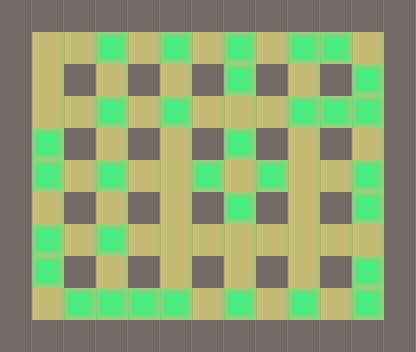

A level layout from a 2D game, rendered from its tile map. Below: a short description, then the map file with its tile-grid data intact:
An orthogonal 13x11 tile map with 32x32 px tiles, 2 tile layers (base, piedras).

<map version="1.0" orientation="orthogonal" renderorder="right-down" width="13" height="11" tilewidth="32" tileheight="32" nextobjectid="1">
 <properties>
  <property name="nombre" value="Nivel 1" />
 </properties>
 <tileset firstgid="1" name="tile" tilewidth="32" tileheight="32" tilecount="3">
  <image source="../tilebase.png" width="96" height="32" />
  <terraintypes>
   <terrain name="New Terrain" tile="-1" />
  </terraintypes>
 </tileset>
 <layer name="base" width="13" height="11">
  <data>
   <tile gid="1" />
   <tile gid="1" />
   <tile gid="1" />
   <tile gid="1" />
   <tile gid="1" />
   <tile gid="1" />
   <tile gid="1" />
   <tile gid="1" />
   <tile gid="1" />
   <tile gid="1" />
   <tile gid="1" />
   <tile gid="1" />
   <tile gid="1" />
   <tile gid="1" />
   <tile gid="2" />
   <tile gid="2" />
   <tile gid="2" />
   <tile gid="2" />
   <tile gid="2" />
   <tile gid="2" />
   <tile gid="2" />
   <tile gid="2" />
   <tile gid="2" />
   <tile gid="2" />
   <tile gid="2" />
   <tile gid="1" />
   <tile gid="1" />
   <tile gid="2" />
   <tile gid="1" />
   <tile gid="2" />
   <tile gid="1" />
   <tile gid="2" />
   <tile gid="1" />
   <tile gid="2" />
   <tile gid="1" />
   <tile gid="2" />
   <tile gid="1" />
   <tile gid="2" />
   <tile gid="1" />
   <tile gid="1" />
   <tile gid="2" />
   <tile gid="2" />
   <tile gid="2" />
   <tile gid="2" />
   <tile gid="2" />
   <tile gid="2" />
   <tile gid="2" />
   <tile gid="2" />
   <tile gid="2" />
   <tile gid="2" />
   <tile gid="2" />
   <tile gid="1" />
   <tile gid="1" />
   <tile gid="2" />
   <tile gid="1" />
   <tile gid="2" />
   <tile gid="1" />
   <tile gid="2" />
   <tile gid="1" />
   <tile gid="2" />
   <tile gid="1" />
   <tile gid="2" />
   <tile gid="1" />
   <tile gid="2" />
   <tile gid="1" />
   <tile gid="1" />
   <tile gid="2" />
   <tile gid="2" />
   <tile gid="2" />
   <tile gid="2" />
   <tile gid="2" />
   <tile gid="2" />
   <tile gid="2" />
   <tile gid="2" />
   <tile gid="2" />
   <tile gid="2" />
   <tile gid="2" />
   <tile gid="1" />
   <tile gid="1" />
   <tile gid="2" />
   <tile gid="1" />
   <tile gid="2" />
   <tile gid="1" />
   <tile gid="2" />
   <tile gid="1" />
   <tile gid="2" />
   <tile gid="1" />
   <tile gid="2" />
   <tile gid="1" />
   <tile gid="2" />
   <tile gid="1" />
   <tile gid="1" />
   <tile gid="2" />
   <tile gid="2" />
   <tile gid="2" />
   <tile gid="2" />
   <tile gid="2" />
   <tile gid="2" />
   <tile gid="2" />
   <tile gid="2" />
   <tile gid="2" />
   <tile gid="2" />
   <tile gid="2" />
   <tile gid="1" />
   <tile gid="1" />
   <tile gid="2" />
   <tile gid="1" />
   <tile gid="2" />
   <tile gid="1" />
   <tile gid="2" />
   <tile gid="1" />
   <tile gid="2" />
   <tile gid="1" />
   <tile gid="2" />
   <tile gid="1" />
   <tile gid="2" />
   <tile gid="1" />
   <tile gid="1" />
   <tile gid="2" />
   <tile gid="2" />
   <tile gid="2" />
   <tile gid="2" />
   <tile gid="2" />
   <tile gid="2" />
   <tile gid="2" />
   <tile gid="2" />
   <tile gid="2" />
   <tile gid="2" />
   <tile gid="2" />
   <tile gid="1" />
   <tile gid="1" />
   <tile gid="1" />
   <tile gid="1" />
   <tile gid="1" />
   <tile gid="1" />
   <tile gid="1" />
   <tile gid="1" />
   <tile gid="1" />
   <tile gid="1" />
   <tile gid="1" />
   <tile gid="1" />
   <tile gid="1" />
   <tile gid="1" />
  </data>
 </layer>
 <layer name="piedras" width="13" height="11">
  <data>
   <tile gid="0" />
   <tile gid="0" />
   <tile gid="0" />
   <tile gid="0" />
   <tile gid="0" />
   <tile gid="0" />
   <tile gid="0" />
   <tile gid="0" />
   <tile gid="0" />
   <tile gid="0" />
   <tile gid="0" />
   <tile gid="0" />
   <tile gid="0" />
   <tile gid="0" />
   <tile gid="0" />
   <tile gid="0" />
   <tile gid="3" />
   <tile gid="0" />
   <tile gid="3" />
   <tile gid="0" />
   <tile gid="3" />
   <tile gid="0" />
   <tile gid="3" />
   <tile gid="3" />
   <tile gid="0" />
   <tile gid="0" />
   <tile gid="0" />
   <tile gid="0" />
   <tile gid="0" />
   <tile gid="0" />
   <tile gid="0" />
   <tile gid="0" />
   <tile gid="0" />
   <tile gid="3" />
   <tile gid="0" />
   <tile gid="0" />
   <tile gid="0" />
   <tile gid="3" />
   <tile gid="0" />
   <tile gid="0" />
   <tile gid="0" />
   <tile gid="0" />
   <tile gid="3" />
   <tile gid="0" />
   <tile gid="3" />
   <tile gid="0" />
   <tile gid="0" />
   <tile gid="0" />
   <tile gid="3" />
   <tile gid="3" />
   <tile gid="3" />
   <tile gid="0" />
   <tile gid="0" />
   <tile gid="3" />
   <tile gid="0" />
   <tile gid="0" />
   <tile gid="0" />
   <tile gid="0" />
   <tile gid="0" />
   <tile gid="3" />
   <tile gid="0" />
   <tile gid="0" />
   <tile gid="0" />
   <tile gid="0" />
   <tile gid="0" />
   <tile gid="0" />
   <tile gid="3" />
   <tile gid="0" />
   <tile gid="3" />
   <tile gid="0" />
   <tile gid="0" />
   <tile gid="3" />
   <tile gid="0" />
   <tile gid="3" />
   <tile gid="0" />
   <tile gid="0" />
   <tile gid="3" />
   <tile gid="0" />
   <tile gid="0" />
   <tile gid="0" />
   <tile gid="0" />
   <tile gid="0" />
   <tile gid="0" />
   <tile gid="0" />
   <tile gid="0" />
   <tile gid="3" />
   <tile gid="0" />
   <tile gid="0" />
   <tile gid="0" />
   <tile gid="3" />
   <tile gid="0" />
   <tile gid="0" />
   <tile gid="3" />
   <tile gid="0" />
   <tile gid="3" />
   <tile gid="0" />
   <tile gid="0" />
   <tile gid="0" />
   <tile gid="0" />
   <tile gid="0" />
   <tile gid="0" />
   <tile gid="0" />
   <tile gid="0" />
   <tile gid="0" />
   <tile gid="0" />
   <tile gid="3" />
   <tile gid="0" />
   <tile gid="0" />
   <tile gid="0" />
   <tile gid="0" />
   <tile gid="0" />
   <tile gid="0" />
   <tile gid="0" />
   <tile gid="0" />
   <tile gid="0" />
   <tile gid="3" />
   <tile gid="0" />
   <tile gid="0" />
   <tile gid="0" />
   <tile gid="3" />
   <tile gid="3" />
   <tile gid="3" />
   <tile gid="3" />
   <tile gid="0" />
   <tile gid="3" />
   <tile gid="0" />
   <tile gid="3" />
   <tile gid="0" />
   <tile gid="3" />
   <tile gid="0" />
   <tile gid="0" />
   <tile gid="0" />
   <tile gid="0" />
   <tile gid="0" />
   <tile gid="0" />
   <tile gid="0" />
   <tile gid="0" />
   <tile gid="0" />
   <tile gid="0" />
   <tile gid="0" />
   <tile gid="0" />
   <tile gid="0" />
   <tile gid="0" />
  </data>
 </layer>
</map>
